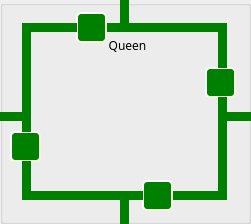
    <widget class="QGroupBox" name="Queen_groupBox">
     <property name="geometry">
      <rect>
       <x>1600</x>
       <y>680</y>
       <width>251</width>
       <height>224</height>
      </rect>
     </property>
     <property name="sizePolicy">
      <sizepolicy hsizetype="MinimumExpanding" vsizetype="MinimumExpanding">
       <horstretch>0</horstretch>
       <verstretch>0</verstretch>
      </sizepolicy>
     </property>
     <property name="title">
      <string/>
     </property>
     <widget class="QLabel" name="label_22">
      <property name="geometry">
       <rect>
        <x>100</x>
        <y>35</y>
        <width>55</width>
        <height>21</height>
       </rect>
      </property>
      <property name="font">
       <font>
        <family>Inter UI Medium</family>
       </font>
      </property>
      <property name="text">
       <string>Queen</string>
      </property>
      <property name="alignment">
       <set>Qt::AlignCenter</set>
      </property>
     </widget>
     <widget class="QPushButton" name="Queen_TLine17_butt">
      <property name="enabled">
       <bool>false</bool>
      </property>
      <property name="geometry">
       <rect>
        <x>172</x>
        <y>191</y>
        <width>46</width>
        <height>9</height>
       </rect>
      </property>
      <property name="minimumSize">
       <size>
        <width>20</width>
        <height>4</height>
       </size>
      </property>
      <property name="maximumSize">
       <size>
        <width>100</width>
        <height>20</height>
       </size>
      </property>
      <property name="sizeIncrement">
       <size>
        <width>1</width>
        <height>1</height>
       </size>
      </property>
      <property name="styleSheet">
       <string notr="true">#Queen_TLine17_butt{
background-color: green;
border-style: outset;
}
#Queen_TLine17_butt:checked{
	background-color: red;
}</string>
      </property>
      <property name="text">
       <string/>
      </property>
      <property name="checkable">
       <bool>true</bool>
      </property>
     </widget>
     <widget class="QLabel" name="label_23">
      <property name="geometry">
       <rect>
        <x>44</x>
        <y>56</y>
        <width>158</width>
        <height>111</height>
       </rect>
      </property>
      <property name="styleSheet">
       <string notr="true">border-image: url(:/img/powSub.jpg);</string>
      </property>
      <property name="text">
       <string/>
      </property>
     </widget>
     <widget class="QPushButton" name="Queen_TLine15_butt">
      <property name="enabled">
       <bool>false</bool>
      </property>
      <property name="geometry">
       <rect>
        <x>218</x>
        <y>112</y>
        <width>42</width>
        <height>9</height>
       </rect>
      </property>
      <property name="styleSheet">
       <string notr="true">#Queen_TLine15_butt{
background-color: green;
border-style: outset;
}
#Queen_TLine15_butt:checked{
	background-color: red;
}</string>
      </property>
      <property name="text">
       <string/>
      </property>
      <property name="checkable">
       <bool>true</bool>
      </property>
     </widget>
     <widget class="QPushButton" name="Queen_TLine12_butt">
      <property name="enabled">
       <bool>false</bool>
      </property>
      <property name="geometry">
       <rect>
        <x>128</x>
        <y>23</y>
        <width>99</width>
        <height>9</height>
       </rect>
      </property>
      <property name="minimumSize">
       <size>
        <width>20</width>
        <height>4</height>
       </size>
      </property>
      <property name="maximumSize">
       <size>
        <width>100</width>
        <height>20</height>
       </size>
      </property>
      <property name="sizeIncrement">
       <size>
        <width>1</width>
        <height>1</height>
       </size>
      </property>
      <property name="styleSheet">
       <string notr="true">#Queen_TLine12_butt{
background-color: green;
border-style: outset;
}
#Queen_TLine12_butt:checked{
	background-color: red;
}</string>
      </property>
      <property name="text">
       <string/>
      </property>
      <property name="checkable">
       <bool>true</bool>
      </property>
     </widget>
     <widget class="QPushButton" name="Queen_Rel2_butt">
      <property name="geometry">
       <rect>
        <x>10</x>
        <y>131</y>
        <width>31</width>
        <height>31</height>
       </rect>
      </property>
      <property name="minimumSize">
       <size>
        <width>31</width>
        <height>31</height>
       </size>
      </property>
      <property name="maximumSize">
       <size>
        <width>31</width>
        <height>31</height>
       </size>
      </property>
      <property name="toolTip">
       <string>&lt;html&gt;&lt;head/&gt;&lt;body&gt;&lt;p&gt;This is a relay, click on it to open or close.&lt;/p&gt;&lt;/body&gt;&lt;/html&gt;</string>
      </property>
      <property name="styleSheet">
       <string notr="true">#Queen_Rel2_butt{
border-image: url(:/img/relaySPDT.png);
background-color: green;
border-style: outset;
border-radius: 5px;
border-width:2px;
border-color:beige;
font-size:12px;
font-weight:100;
color: white;
max-width:23px;
max-height:23px;
min-width:23px;
min-height:23px;
padding:2px;

}
#Queen_Rel2_butt:checked{
	background-color: red;
}</string>
      </property>
      <property name="text">
       <string/>
      </property>
      <property name="checkable">
       <bool>true</bool>
      </property>
     </widget>
     <widget class="QPushButton" name="Queen_TLine4_butt">
      <property name="enabled">
       <bool>false</bool>
      </property>
      <property name="geometry">
       <rect>
        <x>31</x>
        <y>191</y>
        <width>89</width>
        <height>9</height>
       </rect>
      </property>
      <property name="minimumSize">
       <size>
        <width>26</width>
        <height>4</height>
       </size>
      </property>
      <property name="maximumSize">
       <size>
        <width>300</width>
        <height>40</height>
       </size>
      </property>
      <property name="sizeIncrement">
       <size>
        <width>1</width>
        <height>1</height>
       </size>
      </property>
      <property name="styleSheet">
       <string notr="true">#Queen_TLine4_butt{
background-color: green;
border-style: outset;
}
#Queen_TLine4_butt:checked{
	background-color: red;
}</string>
      </property>
      <property name="text">
       <string/>
      </property>
      <property name="checkable">
       <bool>true</bool>
      </property>
     </widget>
     <widget class="QPushButton" name="Queen_TLine10_butt">
      <property name="enabled">
       <bool>false</bool>
      </property>
      <property name="geometry">
       <rect>
        <x>106</x>
        <y>23</y>
        <width>15</width>
        <height>9</height>
       </rect>
      </property>
      <property name="minimumSize">
       <size>
        <width>15</width>
        <height>4</height>
       </size>
      </property>
      <property name="maximumSize">
       <size>
        <width>100</width>
        <height>40</height>
       </size>
      </property>
      <property name="sizeIncrement">
       <size>
        <width>1</width>
        <height>1</height>
       </size>
      </property>
      <property name="styleSheet">
       <string notr="true">#Queen_TLine10_butt{
background-color: green;
border-style: outset;
}
#Queen_TLine10_butt:checked{
	background-color: red;
}</string>
      </property>
      <property name="text">
       <string/>
      </property>
      <property name="checkable">
       <bool>true</bool>
      </property>
     </widget>
     <widget class="QPushButton" name="Queen_TLine11_butt">
      <property name="enabled">
       <bool>false</bool>
      </property>
      <property name="geometry">
       <rect>
        <x>120</x>
        <y>-1</y>
        <width>9</width>
        <height>33</height>
       </rect>
      </property>
      <property name="minimumSize">
       <size>
        <width>1</width>
        <height>1</height>
       </size>
      </property>
      <property name="maximumSize">
       <size>
        <width>1000</width>
        <height>1000</height>
       </size>
      </property>
      <property name="sizeIncrement">
       <size>
        <width>1</width>
        <height>1</height>
       </size>
      </property>
      <property name="styleSheet">
       <string notr="true">#Queen_TLine11_butt{
background-color: green;
border-style: outset;
}
#Queen_TLine11_butt:checked{
	background-color: red;
}</string>
      </property>
      <property name="text">
       <string/>
      </property>
      <property name="checkable">
       <bool>true</bool>
      </property>
     </widget>
     <widget class="QPushButton" name="Queen_Rel4_butt">
      <property name="geometry">
       <rect>
        <x>205</x>
        <y>67</y>
        <width>31</width>
        <height>31</height>
       </rect>
      </property>
      <property name="minimumSize">
       <size>
        <width>31</width>
        <height>31</height>
       </size>
      </property>
      <property name="maximumSize">
       <size>
        <width>31</width>
        <height>31</height>
       </size>
      </property>
      <property name="toolTip">
       <string>&lt;html&gt;&lt;head/&gt;&lt;body&gt;&lt;p&gt;This is a relay, click on it to open or close.&lt;/p&gt;&lt;/body&gt;&lt;/html&gt;</string>
      </property>
      <property name="styleSheet">
       <string notr="true">#Queen_Rel4_butt{
border-image: url(:/img/relaySPDT.png);
background-color: green;
border-style: outset;
border-radius: 5px;
border-width:2px;
border-color:beige;
font-size:12px;
font-weight:100;
color: white;
max-width:23px;
max-height:23px;
min-width:23px;
min-height:23px;
padding:2px;

}
#Queen_Rel4_butt:checked{
	background-color: red;
}</string>
      </property>
      <property name="text">
       <string/>
      </property>
      <property name="checkable">
       <bool>true</bool>
      </property>
     </widget>
     <widget class="QPushButton" name="Queen_TLine8_butt">
      <property name="enabled">
       <bool>false</bool>
      </property>
      <property name="geometry">
       <rect>
        <x>22</x>
        <y>31</y>
        <width>9</width>
        <height>81</height>
       </rect>
      </property>
      <property name="styleSheet">
       <string notr="true">#Queen_TLine8_butt{
background-color: green;
border-style: outset;
}
#Queen_TLine8_butt:checked{
	background-color: red;
}</string>
      </property>
      <property name="text">
       <string/>
      </property>
      <property name="checkable">
       <bool>true</bool>
      </property>
     </widget>
     <widget class="QPushButton" name="Queen_TLine14_butt">
      <property name="enabled">
       <bool>false</bool>
      </property>
      <property name="geometry">
       <rect>
        <x>218</x>
        <y>97</y>
        <width>9</width>
        <height>15</height>
       </rect>
      </property>
      <property name="styleSheet">
       <string notr="true">#Queen_TLine14_butt{
background-color: green;
border-style: outset;
}
#Queen_TLine14_butt:checked{
	background-color: red;
}</string>
      </property>
      <property name="text">
       <string/>
      </property>
      <property name="checkable">
       <bool>true</bool>
      </property>
     </widget>
     <widget class="QPushButton" name="Queen_Rel5_butt">
      <property name="geometry">
       <rect>
        <x>142</x>
        <y>180</y>
        <width>31</width>
        <height>31</height>
       </rect>
      </property>
      <property name="minimumSize">
       <size>
        <width>31</width>
        <height>31</height>
       </size>
      </property>
      <property name="maximumSize">
       <size>
        <width>31</width>
        <height>31</height>
       </size>
      </property>
      <property name="toolTip">
       <string>&lt;html&gt;&lt;head/&gt;&lt;body&gt;&lt;p&gt;This is a relay, click on it to open or close.&lt;/p&gt;&lt;/body&gt;&lt;/html&gt;</string>
      </property>
      <property name="styleSheet">
       <string notr="true">#Queen_Rel5_butt{
border-image: url(:/img/relaySPDT.png);
background-color: green;
border-style: outset;
border-radius: 5px;
border-width:2px;
border-color:beige;
font-size:12px;
font-weight:100;
color: white;
max-width:23px;
max-height:23px;
min-width:23px;
min-height:23px;
padding:2px;

}
#Queen_Rel5_butt:checked{
	background-color: red;
}</string>
      </property>
      <property name="text">
       <string/>
      </property>
      <property name="checkable">
       <bool>true</bool>
      </property>
     </widget>
     <widget class="QPushButton" name="Queen_TLine7_butt">
      <property name="enabled">
       <bool>false</bool>
      </property>
      <property name="geometry">
       <rect>
        <x>-2</x>
        <y>112</y>
        <width>33</width>
        <height>9</height>
       </rect>
      </property>
      <property name="styleSheet">
       <string notr="true">#Queen_TLine7_butt{
background-color: green;
border-style: outset;
}
#Queen_TLine7_butt:checked{
	background-color: red;
}</string>
      </property>
      <property name="text">
       <string/>
      </property>
      <property name="checkable">
       <bool>true</bool>
      </property>
     </widget>
     <widget class="QPushButton" name="Queen_TLine3_butt">
      <property name="enabled">
       <bool>false</bool>
      </property>
      <property name="geometry">
       <rect>
        <x>120</x>
        <y>191</y>
        <width>9</width>
        <height>33</height>
       </rect>
      </property>
      <property name="minimumSize">
       <size>
        <width>1</width>
        <height>1</height>
       </size>
      </property>
      <property name="maximumSize">
       <size>
        <width>1000</width>
        <height>1000</height>
       </size>
      </property>
      <property name="sizeIncrement">
       <size>
        <width>1</width>
        <height>1</height>
       </size>
      </property>
      <property name="styleSheet">
       <string notr="true">#Queen_TLine3_butt{
background-color: green;
border-style: outset;
}
#Queen_TLine3_butt:checked{
	background-color: red;
}</string>
      </property>
      <property name="text">
       <string/>
      </property>
      <property name="checkable">
       <bool>true</bool>
      </property>
     </widget>
     <widget class="QPushButton" name="Queen_Rel3_butt">
      <property name="enabled">
       <bool>true</bool>
      </property>
      <property name="geometry">
       <rect>
        <x>76</x>
        <y>12</y>
        <width>31</width>
        <height>31</height>
       </rect>
      </property>
      <property name="minimumSize">
       <size>
        <width>31</width>
        <height>31</height>
       </size>
      </property>
      <property name="maximumSize">
       <size>
        <width>31</width>
        <height>31</height>
       </size>
      </property>
      <property name="toolTip">
       <string>&lt;html&gt;&lt;head/&gt;&lt;body&gt;&lt;p&gt;This is a relay, click on it to open or close.&lt;/p&gt;&lt;/body&gt;&lt;/html&gt;</string>
      </property>
      <property name="styleSheet">
       <string notr="true">#Queen_Rel3_butt{
border-image: url(:/img/relaySPDT.png);
background-color: green;
border-style: outset;
border-radius: 5px;
border-width:2px;
border-color:beige;
font-size:12px;
font-weight:100;
color: white;
max-width:23px;
max-height:23px;
min-width:23px;
min-height:23px;
padding:2px;

}
#Queen_Rel3_butt:checked{
	background-color: red;
}</string>
      </property>
      <property name="text">
       <string/>
      </property>
      <property name="checkable">
       <bool>true</bool>
      </property>
     </widget>
     <widget class="QPushButton" name="Queen_TLine16_butt">
      <property name="enabled">
       <bool>false</bool>
      </property>
      <property name="geometry">
       <rect>
        <x>218</x>
        <y>121</y>
        <width>9</width>
        <height>79</height>
       </rect>
      </property>
      <property name="styleSheet">
       <string notr="true">#Queen_TLine16_butt{
background-color: green;
border-style: outset;
}
#Queen_TLine16_butt:checked{
	background-color: red;
}</string>
      </property>
      <property name="text">
       <string/>
      </property>
      <property name="checkable">
       <bool>true</bool>
      </property>
     </widget>
     <widget class="QPushButton" name="Queen_TLine13_butt">
      <property name="enabled">
       <bool>false</bool>
      </property>
      <property name="geometry">
       <rect>
        <x>218</x>
        <y>23</y>
        <width>9</width>
        <height>45</height>
       </rect>
      </property>
      <property name="styleSheet">
       <string notr="true">#Queen_TLine13_butt{
background-color: green;
border-style: outset;
}
#Queen_TLine13_butt:checked{
	background-color: red;
}</string>
      </property>
      <property name="text">
       <string/>
      </property>
      <property name="checkable">
       <bool>true</bool>
      </property>
     </widget>
     <widget class="QPushButton" name="Queen_TLine5_butt">
      <property name="enabled">
       <bool>false</bool>
      </property>
      <property name="geometry">
       <rect>
        <x>22</x>
        <y>161</y>
        <width>9</width>
        <height>39</height>
       </rect>
      </property>
      <property name="styleSheet">
       <string notr="true">#Queen_TLine5_butt{
background-color: green;
border-style: outset;
}
#Queen_TLine5_butt:checked{
	background-color: red;
}</string>
      </property>
      <property name="text">
       <string/>
      </property>
      <property name="checkable">
       <bool>true</bool>
      </property>
     </widget>
     <widget class="QPushButton" name="Queen_TLine18_butt">
      <property name="enabled">
       <bool>false</bool>
      </property>
      <property name="geometry">
       <rect>
        <x>129</x>
        <y>191</y>
        <width>14</width>
        <height>9</height>
       </rect>
      </property>
      <property name="minimumSize">
       <size>
        <width>12</width>
        <height>4</height>
       </size>
      </property>
      <property name="maximumSize">
       <size>
        <width>100</width>
        <height>40</height>
       </size>
      </property>
      <property name="sizeIncrement">
       <size>
        <width>1</width>
        <height>1</height>
       </size>
      </property>
      <property name="styleSheet">
       <string notr="true">#Queen_TLine18_butt{
background-color: green;
border-style: outset;
}
#Queen_TLine18_butt:checked{
	background-color: red;
}</string>
      </property>
      <property name="text">
       <string/>
      </property>
      <property name="checkable">
       <bool>true</bool>
      </property>
     </widget>
     <widget class="QPushButton" name="Queen_TLine9_butt">
      <property name="enabled">
       <bool>false</bool>
      </property>
      <property name="geometry">
       <rect>
        <x>22</x>
        <y>23</y>
        <width>55</width>
        <height>9</height>
       </rect>
      </property>
      <property name="minimumSize">
       <size>
        <width>20</width>
        <height>4</height>
       </size>
      </property>
      <property name="maximumSize">
       <size>
        <width>100</width>
        <height>20</height>
       </size>
      </property>
      <property name="sizeIncrement">
       <size>
        <width>1</width>
        <height>1</height>
       </size>
      </property>
      <property name="styleSheet">
       <string notr="true">#Queen_TLine9_butt{
background-color: green;
border-style: outset;
}
#Queen_TLine9_butt:checked{
	background-color: red;
}</string>
      </property>
      <property name="text">
       <string/>
      </property>
      <property name="checkable">
       <bool>true</bool>
      </property>
     </widget>
     <widget class="QPushButton" name="Queen_TLine6_butt">
      <property name="enabled">
       <bool>false</bool>
      </property>
      <property name="geometry">
       <rect>
        <x>22</x>
        <y>120</y>
        <width>9</width>
        <height>12</height>
       </rect>
      </property>
      <property name="styleSheet">
       <string notr="true">#Queen_TLine6_butt{
background-color: green;
border-style: outset;
}
#Queen_TLine6_butt:checked{
	background-color: red;
}</string>
      </property>
      <property name="text">
       <string/>
      </property>
      <property name="checkable">
       <bool>true</bool>
      </property>
     </widget>
    </widget>
